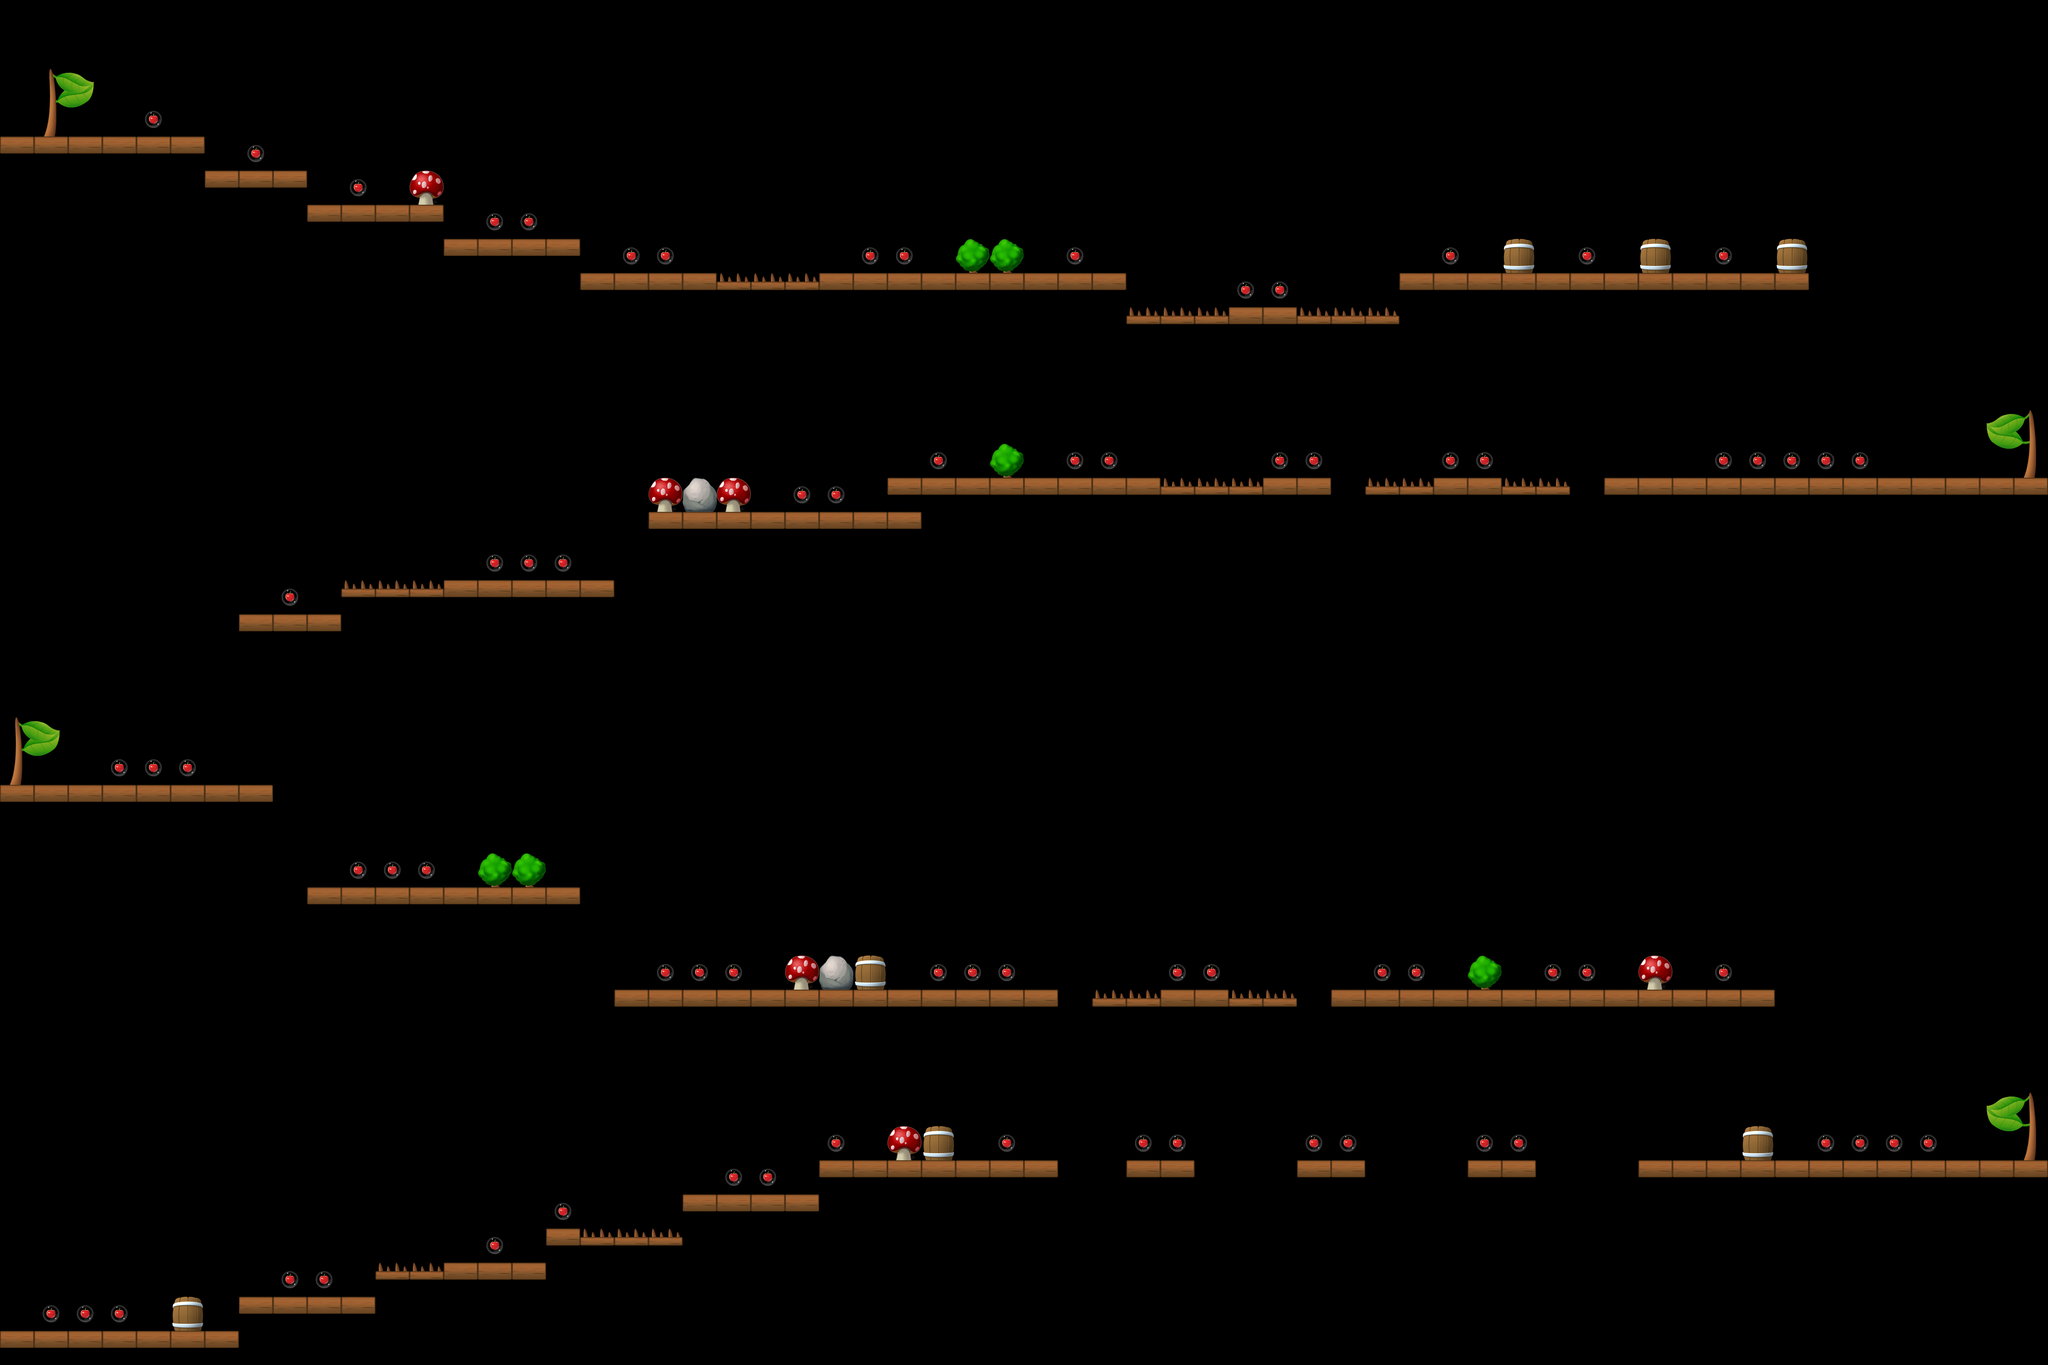

The image is a tile-based game level rendered from a .tmx file. Its description and source (layers, tilesets, objects; grid data summarised) follow:
An orthogonal 60x40 tile map with 80x80 px tiles, 1 tile layer (Level).

<map version="1.0" orientation="orthogonal" width="60" height="40" tilewidth="80" tileheight="80">
 <properties>
  <property name="StartDirection" value="0" />
 </properties>
 <tileset firstgid="1" name="Untitled" tilewidth="80" tileheight="80">
  <image source="tileset.png" width="640" height="320" />
 </tileset>
 <layer name="Level" width="60" height="40">
  <data>[2400 cells, 312 non-empty, 16 distinct tile ids]</data>
 </layer>
</map>
